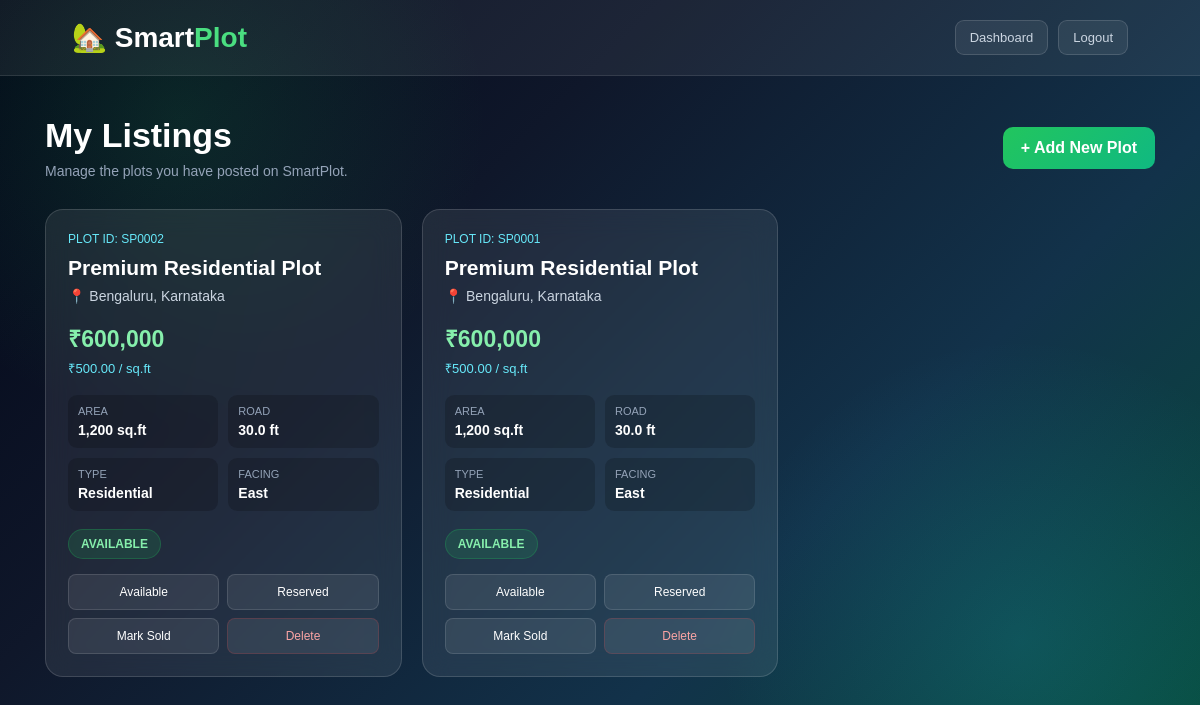
Page /my-listings (signed in) on the committed database.
### tables this page shows
CREATE TABLE plots (
            id INTEGER PRIMARY KEY AUTOINCREMENT,
            user_id INTEGER NOT NULL,
            title TEXT NOT NULL,
            location TEXT NOT NULL,
            area REAL NOT NULL,
            price REAL NOT NULL,
            road_width REAL,
            property_type TEXT,
            facing TEXT,
            description TEXT,
            status TEXT DEFAULT 'available',
            created_at TIMESTAMP DEFAULT CURRENT_TIMESTAMP, landmark TEXT,
            FOREIGN KEY (user_id) REFERENCES users(id)
        );

### app.py (the view)
@app.route("/my-listings")
def my_listings():
    if not is_logged_in():
        return redirect(
            url_for("login")
        )
    if session.get(
        "user_role"
    ) != "seller":
        return redirect(
            url_for("dashboard")
        )
    conn = get_db_connection()
    plots_data = conn.execute("""
        SELECT *
        FROM plots
        WHERE user_id = ?
        ORDER BY id DESC
    """, (
        session["user_id"],
    )).fetchall()
    conn.close()
    return render_template(
        "my_listings.html",
        plots=plots_data
    )

### app.py (called while the page is built)
def get_db_connection():
    connection = sqlite3.connect(
        DATABASE
    )
    connection.row_factory = sqlite3.Row
    connection.execute(
        "PRAGMA foreign_keys = ON"
    )
    return connection

def is_logged_in():
    return "user_id" in session

### templates/my_listings.html (shortened to what this page needs)
<!DOCTYPE html>
<html lang="en">
<head>
</head>
<body>
    <nav class="navbar">
        <div class="logo">
            🏡 Smart<span>Plot</span>
        </div>
        <div class="nav-links">
            <a
                href="/dashboard"
                class="nav-btn"
            >
                Dashboard
            </a>
            <a
                href="/logout"
                class="nav-btn"
            >
                Logout
            </a>
        </div>
    </nav>
    <main class="container">
        <div class="heading">
            <div>
                <h1>
                    My Listings
                </h1>
                <p>
                    Manage the plots you have posted on SmartPlot.
                </p>
            </div>
            <a
                href="/add-plot"
                class="add-btn"
            >
                + Add New Plot
            </a>
        </div>
        {% if plots %}
            <div class="plot-grid">
                {% for plot in plots %}
                    <div class="plot-card">
                        <div class="plot-id">
                            PLOT ID: SP{{ "%04d"|format(plot["id"]) }}
                        </div>
                        <h2>
                            {{ plot["title"] }}
                        </h2>
                        <div class="location">
                            📍 {{ plot["location"] }}
                        </div>
                        <div class="price">
                            ₹{{ "{:,.0f}".format(plot["price"]) }}
                        </div>
                        <div class="price-per">
                            ₹{{ "{:,.2f}".format(plot["price"] / plot["area"]) }}
                            / sq.ft
                        </div>
                        <div class="details">
                            <div class="detail">
                                <div class="detail-label">
                                    AREA
                                </div>
                                <div class="detail-value">
                                    {{ "{:,.0f}".format(plot["area"]) }}
                                    sq.ft
                                </div>
                            </div>
                            <div class="detail">
                                <div class="detail-label">
                                    ROAD
                                </div>
                                <div class="detail-value">
                                    {{ plot["road_width"] }}
                                    ft
                                </div>
                            </div>
                            <div class="detail">
                                <div class="detail-label">
                                    TYPE
                                </div>
                                <div class="detail-value">
                                    {{ plot["property_type"] }}
                                </div>
                            </div>
                            <div class="detail">
                                <div class="detail-label">
                                    FACING
                                </div>
                                <div class="detail-value">
                                    {{ plot["facing"] }}
                                </div>
                            </div>
                        </div>
                        <div class="status {{ plot['status'] }}">
                            {{ plot["status"] }}
                        </div>
                        <div class="actions">
                            <a
                                href="/update-plot-status/{{ plot['id'] }}/available"
                                class="action"
                            >
                                Available
                            </a>
                            <a
                                href="/update-plot-status/{{ plot['id'] }}/reserved"
                                class="action"
                            >
                                Reserved
                            </a>
                            <a
                                href="/update-plot-status/{{ plot['id'] }}/sold"
                                class="action"
                            >
                                Mark Sold
                            </a>
                            <a
                                href="/delete-plot/{{ plot['id'] }}"
                                class="action delete"
                                onclick="return confirm('Are you sure you want to delete this listing?');"
                            >
                                Delete
                            </a>
                        </div>
                    </div>
                {% endfor %}
            </div>
        {% endif %}
    </main>
</body>
</html>

### templates/my_listings.html (style rules this page uses)
* { margin: 0; padding: 0; box-sizing: border-box; }
body { min-height: 100vh; font-family: Arial, sans-serif; color: white; background: radial-gradient( circle at 15% 15%, rgba(34, 197, 94, 0.14), transparent 25% ), radial-gradient( circle at 85% 80%, rgba(34, 211, 238, 0.14), transparent 25% ), linear-gradient( 135deg, #020617, #0f172a, #12324a, #064e3b ); padding-bottom: 40px; }
.navbar { display: flex; justify-content: space-between; align-items: center; padding: 20px 6%; background: rgba(255,255,255,0.06); border-bottom: 1px solid rgba(255,255,255,0.10); }
.logo { font-size: 28px; font-weight: bold; }
.logo span { color: #4ade80; }
.nav-links { display: flex; gap: 10px; align-items: center; }
.nav-btn { text-decoration: none; color: #cbd5e1; padding: 9px 14px; border-radius: 9px; background: rgba(255,255,255,0.07); border: 1px solid rgba(255,255,255,0.14); font-size: 13px; }
.container { max-width: 1150px; margin: 40px auto; padding: 0 20px; }
.heading { display: flex; justify-content: space-between; align-items: center; margin-bottom: 30px; gap: 20px; }
.heading h1 { font-size: 34px; margin-bottom: 8px; }
.heading p { color: #94a3b8; font-size: 14px; }
.add-btn { text-decoration: none; color: white; padding: 12px 18px; border-radius: 10px; background: linear-gradient( 135deg, #22c55e, #10b981 ); font-weight: bold; white-space: nowrap; }
.plot-grid { display: grid; grid-template-columns: repeat(3, 1fr); gap: 20px; }
.plot-card { padding: 22px; border-radius: 18px; background: rgba(255,255,255,0.08); border: 1px solid rgba(255,255,255,0.14); backdrop-filter: blur(14px); }
.plot-id { color: #67e8f9; font-size: 12px; margin-bottom: 10px; }
.plot-card h2 { font-size: 21px; margin-bottom: 8px; }
.location { color: #cbd5e1; margin-bottom: 18px; font-size: 14px; }
.details { display: grid; grid-template-columns: repeat(2, 1fr); gap: 10px; margin-bottom: 18px; }
.detail { padding: 10px; border-radius: 9px; background: rgba(0,0,0,0.18); }
.detail-label { color: #94a3b8; font-size: 11px; margin-bottom: 5px; }
.detail-value { font-weight: bold; font-size: 14px; }
.price { font-size: 23px; font-weight: bold; color: #86efac; margin-bottom: 5px; }
.price-per { color: #67e8f9; font-size: 13px; margin-bottom: 18px; }
.status { display: inline-block; padding: 7px 12px; border-radius: 20px; font-size: 12px; font-weight: bold; text-transform: uppercase; margin-bottom: 15px; }
.available { background: rgba(34,197,94,0.14); color: #86efac; border: 1px solid rgba(34,197,94,0.25); }
.actions { display: grid; grid-template-columns: 1fr 1fr; gap: 8px; }
.action { text-decoration: none; text-align: center; padding: 10px 8px; border-radius: 8px; color: white; background: rgba(255,255,255,0.08); border: 1px solid rgba(255,255,255,0.12); font-size: 12px; }
.delete { color: #fca5a5; border-color: rgba(239,68,68,0.20); }

### rows in the picture
plots: id "0002", title "Premium Residential Plot", location "Bengaluru, Karnataka", price "600,000", plot['price']/plot['area'] "500.00", area "1,200", road_width "30.0", property_type "Residential", facing "East", status "AVAILABLE"
plots: id "0001", title "Premium Residential Plot", location "Bengaluru, Karnataka", price "600,000", plot['price']/plot['area'] "500.00", area "1,200", road_width "30.0", property_type "Residential", facing "East", status "AVAILABLE"
